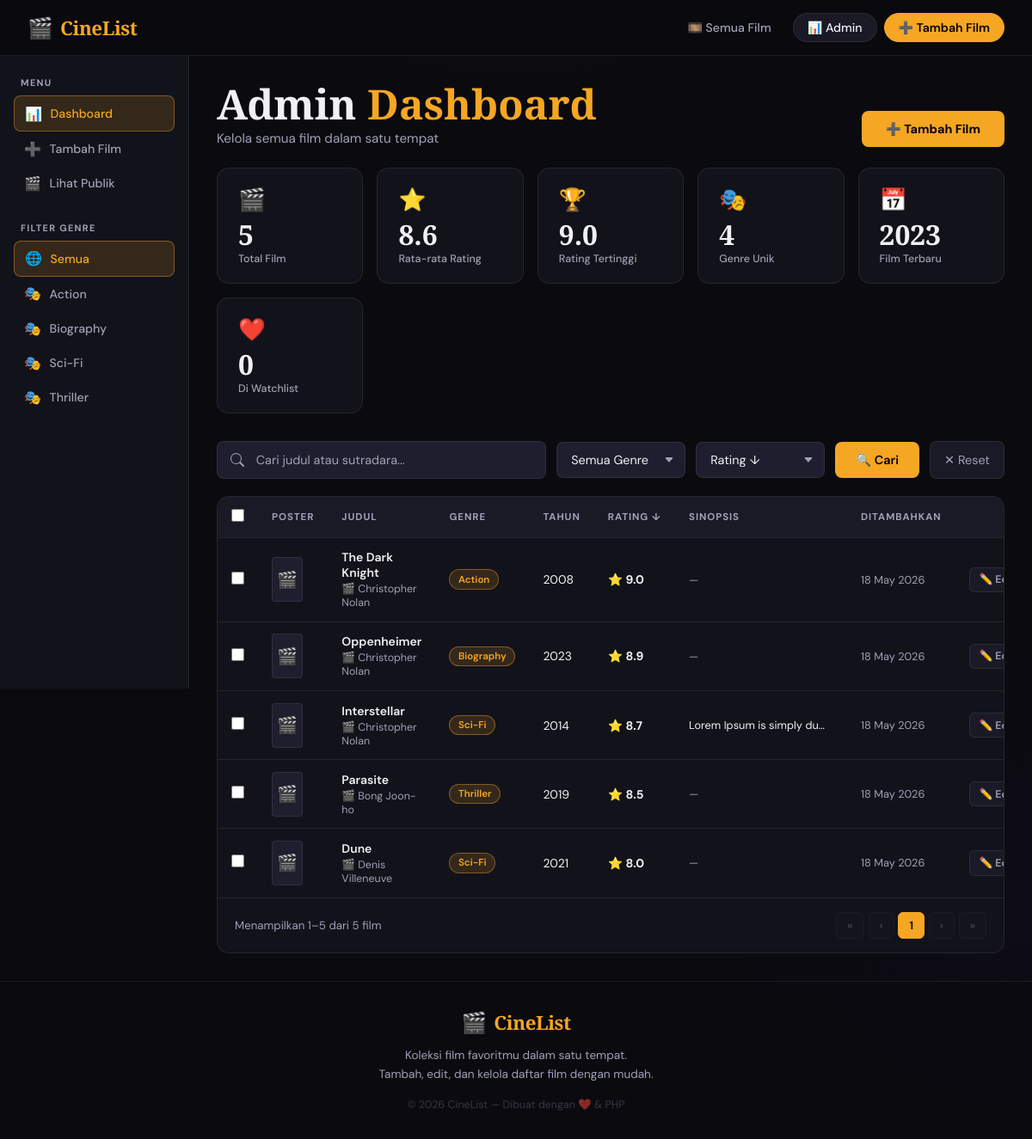
The app's page /admin.php?sort=rating_desc&page=1 with its own data.
### tables this page shows
CREATE TABLE `movies` (
  `id` int NOT NULL,
  `title` varchar(255) NOT NULL,
  `director` varchar(255) DEFAULT NULL,
  `genre` varchar(100) DEFAULT NULL,
  `year` year DEFAULT NULL,
  `rating` decimal(3,1) DEFAULT NULL,
  `synopsis` text,
  `poster` text,
  `created_at` timestamp NULL DEFAULT CURRENT_TIMESTAMP
);

### admin.php (the view, shortened to what this page needs)
<?php
require_once 'config/db.php';
$perPage = 10;
$page    = max(1, intval($_GET['page'] ?? 1));
$search = trim($_GET['search'] ?? '');
$genre  = trim($_GET['genre']  ?? '');
$sort   = $_GET['sort'] ?? 'created_at_desc';
$where  = [];
$params = [];
$whereSQL = $where ? 'WHERE ' . implode(' AND ', $where) : '';
$orderMap = [
    'created_at_desc' => 'created_at DESC',
    'created_at_asc'  => 'created_at ASC',
    'rating_desc'     => 'rating DESC',
    'rating_asc'      => 'rating ASC',
    'title_asc'       => 'title ASC',
    'title_desc'      => 'title DESC',
    'year_desc'       => 'year DESC',
    'year_asc'        => 'year ASC',
];
$orderSQL = $orderMap[$sort] ?? 'created_at DESC';
$countStmt = $pdo->prepare("SELECT COUNT(*) FROM movies $whereSQL");
$countStmt->execute($params);
$totalRows  = $countStmt->fetchColumn();
$totalPages = max(1, ceil($totalRows / $perPage));
$page       = min($page, $totalPages);
$offset     = ($page - 1) * $perPage;
$stmt = $pdo->prepare("SELECT * FROM movies $whereSQL ORDER BY $orderSQL LIMIT $perPage OFFSET $offset");
$stmt->execute($params);
$movies = $stmt->fetchAll();
$stats = $pdo->query("SELECT COUNT(*) as total, AVG(rating) as avg_rating, MAX(rating) as max_rating, MIN(year) as oldest_year, MAX(year) as newest_year FROM movies")->fetch();
$genreCount = $pdo->query("SELECT COUNT(DISTINCT genre) FROM movies WHERE genre IS NOT NULL AND genre != ''")->fetchColumn();
$genres     = $pdo->query("SELECT DISTINCT genre FROM movies WHERE genre IS NOT NULL AND genre != '' ORDER BY genre")->fetchAll(PDO::FETCH_COLUMN);
$wlCount = 0;
try {
    $wlCount = $pdo->query("SELECT COUNT(DISTINCT movie_id) FROM watchlist")->fetchColumn();
} catch (PDOException $e) {}
function qs($extra = []) {
    $base = array_filter([
        'search' => $_GET['search'] ?? '',
        'genre'  => $_GET['genre']  ?? '',
        'sort'   => $_GET['sort']   ?? '',
    ]);
    $merged = array_merge($base, $extra);
    $merged = array_filter($merged, fn($v) => $v !== '' && $v !== null);
    return $merged ? '?' . http_build_query($merged) : '?';
}
?>
<!DOCTYPE html>
<html lang="id">
<head>
    <link rel="stylesheet" href="assets/style.css">
</head>
<body>
<?php include 'includes/navbar.php'; ?>
<div class="admin-layout">
    <aside class="admin-sidebar">
        <div class="sidebar-section">
            <div class="sidebar-label">Menu</div>
            <a href="admin.php" class="sidebar-link active">
                <span class="icon">📊</span> Dashboard
            </a>
            <a href="add.php" class="sidebar-link">
                <span class="icon">➕</span> Tambah Film
            </a>
            <a href="index.php" class="sidebar-link">
                <span class="icon">🎬</span> Lihat Publik
            </a>
        </div>
        <div class="sidebar-section">
            <div class="sidebar-label">Filter Genre</div>
            <a href="<?= qs(['genre'=>'','page'=>1]) ?>" class="sidebar-link <?= $genre==='' ? 'active':'' ?>">
                <span class="icon">🌐</span> Semua
            </a>
            <?php foreach ($genres as $g): ?>
            <a href="<?= qs(['genre'=>$g,'page'=>1]) ?>" class="sidebar-link <?= $genre===$g?'active':'' ?>">
                <span class="icon">🎭</span> <?= htmlspecialchars($g) ?>
            </a>
            <?php endforeach; ?>
        </div>
    </aside>
    <div class="admin-content">
        <div class="page-header" style="margin-bottom:1.5rem;">
            <div>
                <h1 class="page-title">Admin <span>Dashboard</span></h1>
                <p class="page-subtitle">Kelola semua film dalam satu tempat</p>
            </div>
            <a href="add.php" class="btn-primary">➕ Tambah Film</a>
        </div>
        <div class="stats-grid">
            <div class="stat-card">
                <div class="stat-icon">🎬</div>
                <div class="stat-value"><?= $stats['total'] ?></div>
                <div class="stat-label">Total Film</div>
            </div>
            <div class="stat-card">
                <div class="stat-icon">⭐</div>
                <div class="stat-value"><?= $stats['avg_rating'] ? number_format($stats['avg_rating'], 1) : '—' ?></div>
                <div class="stat-label">Rata-rata Rating</div>
            </div>
            <div class="stat-card">
                <div class="stat-icon">🏆</div>
                <div class="stat-value"><?= $stats['max_rating'] ?? '—' ?></div>
                <div class="stat-label">Rating Tertinggi</div>
            </div>
            <div class="stat-card">
                <div class="stat-icon">🎭</div>
                <div class="stat-value"><?= $genreCount ?></div>
                <div class="stat-label">Genre Unik</div>
            </div>
            <div class="stat-card">
                <div class="stat-icon">📅</div>
                <div class="stat-value"><?= $stats['newest_year'] ?? '—' ?></div>
                <div class="stat-label">Film Terbaru</div>
            </div>
            <div class="stat-card">
                <div class="stat-icon">❤️</div>
                <div class="stat-value"><?= $wlCount ?></div>
                <div class="stat-label">Di Watchlist</div>
            </div>
        </div>
        <form method="GET" action="admin.php" class="admin-toolbar">
            <div class="search-input-wrap">
                <input type="text" name="search" class="search-input" placeholder="Cari judul atau sutradara..." value="<?= htmlspecialchars($search) ?>">
            </div>
            <select name="genre" class="filter-select">
                <option value="">Semua Genre</option>
            </select>
            <select name="sort" class="filter-select">
                <option value="rating_desc"     <?= $sort==='rating_desc'    ?'selected':'' ?>>Rating ↓</option>
            </select>
            <button type="submit" class="btn-search">🔍 Cari</button>
            <?php if ($search || $genre || $sort !== 'created_at_desc'): ?>
                <a href="admin.php" class="btn-reset">✕ Reset</a>
            <?php endif; ?>
        </form>
        <div class="table-wrap">
            <table class="data-table" id="movieTable">
                <thead>
                    <tr>
                        <th style="width:36px;"><input type="checkbox" class="cb-movie" id="cbAll" onchange="toggleAll(this)" title="Pilih semua"></th>
                        <th style="width:52px;">Poster</th>
                        <th>
                            <a href="<?= qs(['sort'=> $sort==='title_asc'?'title_desc':'title_asc', 'page'=>1]) ?>">
                                Judul <?= $sort==='title_asc'?'↑':($sort==='title_desc'?'↓':'') ?>
                            </a>
                        </th>
                        <th>Genre</th>
                        <th>
                            <a href="<?= qs(['sort'=> $sort==='year_desc'?'year_asc':'year_desc', 'page'=>1]) ?>">
                                Tahun <?= $sort==='year_asc'?'↑':($sort==='year_desc'?'↓':'') ?>
                            </a>
                        </th>
                        <th>
                            <a href="<?= qs(['sort'=> $sort==='rating_desc'?'rating_asc':'rating_desc', 'page'=>1]) ?>">
                                Rating <?= $sort==='rating_asc'?'↑':($sort==='rating_desc'?'↓':'') ?>
                            </a>
                        </th>
                        <th>Sinopsis</th>
                        <th>Ditambahkan</th>
                        <th style="text-align:right;">Aksi</th>
                    </tr>
                </thead>
                <tbody>
                    <?php if (empty($movies)): ?>
                        <tr><td colspan="9" style="text-align:center;padding:3rem;color:var(--text-secondary);">🎭 Tidak ada film ditemukan</td></tr>
                    <?php else: ?>
                    <?php foreach ($movies as $m): ?>
                        <tr>
                            <td><input type="checkbox" class="cb-movie cb-row" value="<?= $m['id'] ?>" onchange="updateBulk()"></td>
                            <td class="td-poster">
                            </td>
                            <td class="td-title">
                                <?= htmlspecialchars($m['title']) ?>
                                <?php if (!empty($m['director'])): ?>
                                    <small>🎬 <?= htmlspecialchars($m['director']) ?></small>
                                <?php endif; ?>
                            </td>
                            <td><?php if (!empty($m['genre'])): ?><span class="genre-chip"><?= htmlspecialchars($m['genre']) ?></span><?php else: ?>—<?php endif; ?></td>
                            <td><?= $m['year'] ?? '—' ?></td>
                            <td class="td-rating"><?= $m['rating'] ? '⭐ '.number_format($m['rating'],1) : '—' ?></td>
                            <td class="td-synopsis" title="<?= htmlspecialchars($m['synopsis'] ?? '') ?>">
                                <?= $m['synopsis'] ? htmlspecialchars($m['synopsis']) : '<span style="color:var(--text-secondary)">—</span>' ?>
                            </td>
                            <td style="color:var(--text-secondary);font-size:0.8rem;white-space:nowrap;">
                                <?= date('d M Y', strtotime($m['created_at'])) ?>
                            </td>
                            <td>
                                <div class="td-actions" style="justify-content:flex-end;">
                                    <a href="edit.php?id=<?= $m['id'] ?>" class="tbl-btn tbl-btn-edit">✏️ Edit</a>
                                </div>
                            </td>
                        </tr>
                    <?php endforeach; ?>
                    <?php endif; ?>
                </tbody>
            </table>
            <?php if ($totalPages > 1 || $totalRows > 0): ?>
            <div class="pagination">
                <div class="pagination-info">
                    Menampilkan <?= $offset + 1 ?>–<?= min($offset + $perPage, $totalRows) ?> dari <?= $totalRows ?> film
                </div>
                <div class="pagination-links">
                    <a href="<?= qs(['page'=>1]) ?>" class="page-btn <?= $page<=1?'disabled':'' ?>">«</a>
                    <a href="<?= qs(['page'=>$page-1]) ?>" class="page-btn <?= $page<=1?'disabled':'' ?>">‹</a>
                    <?php
                    $start = max(1, $page - 2);
                    $end   = min($totalPages, $page + 2);
                    if ($start > 1): ?><span class="page-btn disabled">…</span><?php endif;
                    for ($p = $start; $p <= $end; $p++): ?>
                        <a href="<?= qs(['page'=>$p]) ?>" class="page-btn <?= $p===$page?'active':'' ?>"><?= $p ?></a>
                    <?php endfor;
                    if ($end < $totalPages): ?><span class="page-btn disabled">…</span><?php endif; ?>
                    <a href="<?= qs(['page'=>$page+1]) ?>" class="page-btn <?= $page>=$totalPages?'disabled':'' ?>">›</a>
                    <a href="<?= qs(['page'=>$totalPages]) ?>" class="page-btn <?= $page>=$totalPages?'disabled':'' ?>">»</a>
                </div>
            </div>
            <?php endif; ?>
        </div>
    </div>
</div>
<?php include 'includes/footer.php'; ?>
</body>
</html>

### assets/style.css (style rules this page uses)
:root { --bg-deep: #0a0a0f; --bg-card: #12121a; --bg-card2: #1a1a26; --bg-input: #1e1e2e; --border: rgba(255,255,255,0.08); --border-hover: rgba(255,165,50,0.4); --accent: #f5a623; --accent-dim: rgba(245,166,35,0.15); --accent-glow: rgba(245,166,35,0.3); --red: #ff4757; --red-dim: rgba(255,71,87,0.15); --green: #2ed573; --text-primary: #f0f0f5; --text-secondary:#a0a0b8; --text-muted: #6060788; --shadow-card: 0 8px 32px rgba(0,0,0,0.5); --shadow-accent: 0 0 24px rgba(245,166,35,0.2); --radius: 14px; --radius-sm: 8px; --transition: 0.25s cubic-bezier(0.4,0,0.2,1); }
*, *::before, *::after { box-sizing: border-box; margin: 0; padding: 0; }
html { scroll-behavior: smooth; }
body { font-family: 'DM Sans', sans-serif; background: var(--bg-deep); color: var(--text-primary); min-height: 100vh; display: flex; flex-direction: column; background-image: radial-gradient(ellipse 80% 50% at 50% -20%, rgba(245,166,35,0.06) 0%, transparent 60%), radial-gradient(ellipse 50% 40% at 100% 80%, rgba(100,50,200,0.04) 0%, transparent 60%); }
.page-header { margin-bottom: 2.5rem; display: flex; align-items: flex-end; justify-content: space-between; flex-wrap: wrap; gap: 1rem; }
.page-title { font-family: 'Playfair Display', serif; font-size: clamp(2rem, 5vw, 3rem); font-weight: 900; line-height: 1; color: var(--text-primary); }
.page-title span { color: var(--accent); }
.page-subtitle { color: var(--text-secondary); font-size: 0.95rem; margin-top: 0.4rem; }
.search-input-wrap { flex: 1; min-width: 200px; position: relative; }
.search-input { width: 100%; padding: 0.75rem 1rem 0.75rem 2.8rem; background: var(--bg-input); border: 1px solid var(--border); border-radius: var(--radius-sm); color: var(--text-primary); font-size: 0.9rem; font-family: inherit; outline: none; transition: var(--transition); }
.search-input::placeholder { color: var(--text-secondary); }
.filter-select { padding: 0.75rem 1rem; background: var(--bg-input); border: 1px solid var(--border); border-radius: var(--radius-sm); color: var(--text-primary); font-size: 0.9rem; font-family: inherit; outline: none; cursor: pointer; transition: var(--transition); appearance: none; padding-right: 2.2rem; background-repeat: no-repeat; background-position: right 0.75rem center; min-width: 150px; }
.filter-select option { background: var(--bg-deep); }
.btn-search { padding: 0.75rem 1.5rem; background: var(--accent); color: #000; border: none; border-radius: var(--radius-sm); font-weight: 600; font-family: inherit; cursor: pointer; transition: var(--transition); font-size: 0.9rem; white-space: nowrap; }
.btn-reset { padding: 0.75rem 1rem; background: var(--bg-card2); color: var(--text-secondary); border: 1px solid var(--border); border-radius: var(--radius-sm); font-family: inherit; cursor: pointer; transition: var(--transition); font-size: 0.9rem; text-decoration: none; display: flex; align-items: center; }
.btn-primary { display: inline-flex; align-items: center; gap: 0.5rem; padding: 0.75rem 1.75rem; background: var(--accent); color: #000; text-decoration: none; border-radius: var(--radius-sm); font-weight: 700; transition: var(--transition); font-size: 0.9rem; }

### records on screen
movies: title "The Dark Knight", director "Christopher Nolan", genre "Action", year "2008", rating "9.0", created_at "18 May 2026"
movies: title "Oppenheimer", director "Christopher Nolan", genre "Biography", year "2023", rating "8.9", created_at "18 May 2026"
movies: title "Interstellar", director "Christopher Nolan", genre "Sci-Fi", year "2014", rating "8.7", synopsis "Lorem Ipsum is simply du…", created_at "18 May 2026"
movies: title "Parasite", director "Bong Joon-ho", genre "Thriller", year "2019", rating "8.5", created_at "18 May 2026"
movies: title "Dune", director "Denis Villeneuve", genre "Sci-Fi", year "2021", rating "8.0", created_at "18 May 2026"

### other values on screen
$g "Action"
$g "Biography"
$g "Sci-Fi"
$g "Thriller"
$stats['total'] "5"
$stats['avg_rating'] "8.6"
$stats['max_rating'] "9.0"
$genreCount "4"
$stats['newest_year'] "2023"
$wlCount "0"
$offset + 1 "1"
min($offset + $perPage, $totalRows) "5"
$totalRows "5"
